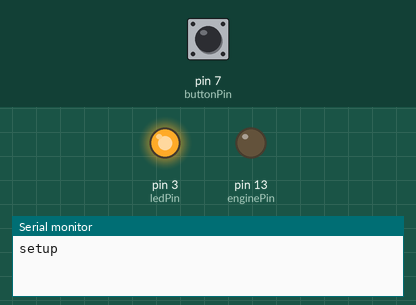
Bench run of a sketch on a simulated Arduino Uno, built with avr-gcc and run on an emulated ATmega328P. Parts: output pins drawn as LEDs (lit = HIGH), the last lines printed to the serial monitor. The inputs (shaded band) are chosen by the test bench; at power-on: pin 7 (buttonPin) LOW.

Above: at 1.2 s.
1.3 s: pin 7 (buttonPin) pulled HIGH for 0.15 s
At 1.9 s:
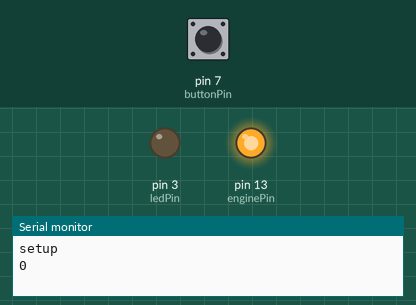
2.9 s: pin 7 (buttonPin) pulled HIGH for 1 s
At 4.3 s:
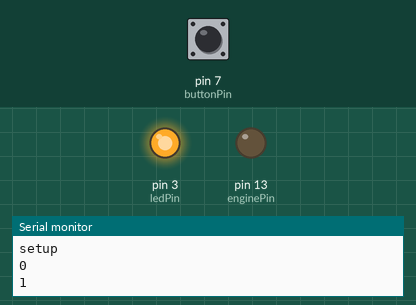
5.4 s: pin 7 (buttonPin) pulled HIGH for 3.2 s
At 6.2 s:
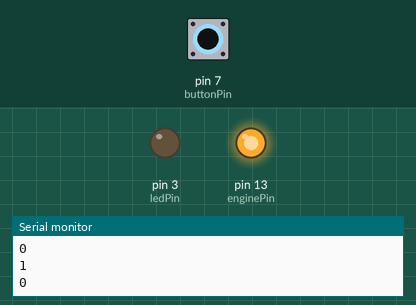
Timing chart, 0 to 8.4 s (numbered marks = the images above; inputs shaded):
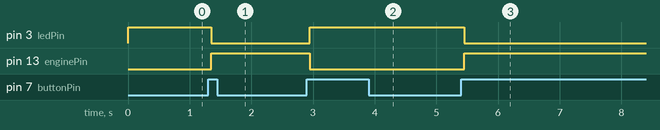

Measured:
- after the input at 1.3 s, pin 3 (ledPin): HIGH → LOW after 0.05 s; pin 13 (enginePin): LOW → HIGH after 0.05 s
- after the input at 2.9 s, pin 3 (ledPin): LOW → HIGH after 0.05 s; pin 13 (enginePin): HIGH → LOW after 0.05 s
- after the input at 5.4 s, pin 3 (ledPin): HIGH → LOW after 0.05 s; pin 13 (enginePin): LOW → HIGH after 0.05 s

The sketch:

car-controller.ino
```cpp
// definice konstant
const int buttonPin = 7;    // tlacitko
const int ledPin = 3;      // ovladani signalizacni led - stav rele
const int enginePin = 13;  // ovldadani rele

// the following variables are unsigned longs because the time, measured in
// milliseconds, will quickly become a bigger number than can be stored in an int.
unsigned long lastDebounceTime = 0;  // the last time the output pin was toggled
unsigned long debounceDelay = 50;    // the debounce time; increase if the output flickers

// promenne pro aktualni stav
int ledState = HIGH;         // the current state of the output pin
int buttonState;             // the current reading from the input pin
int lastButtonState = LOW;   // the previous reading from the input pin

// vychozi nastaveni arduino uno
void setup() {
  // nastaveni serioveho portu
  Serial.begin(9600);
  Serial.println("setup");

  // otevreni pinu v danem modu
  pinMode(buttonPin, INPUT);    // vstup - tlacitko pro start/konec pohonu
  pinMode(ledPin, OUTPUT);      // indikace stavu pohonu
  pinMode(enginePin, OUTPUT);   // ovladani pohonu

  // nastaveni pinu do pozadovaneho pocatecniho stavu
  digitalWrite(ledPin, ledState);
  digitalWrite(enginePin, ledState);
}


// nekonecna smycka probihajici na arduino uno
void loop() {
  // precti stav tlacitka
  int reading = digitalRead(buttonPin);

  // otestuj, zda nastala zmena stavu signalu z tlacitka
  // + ignoruj noise
  if (reading != lastButtonState) {
    // reset referncniho casu - https://www.arduino.cc/reference/en/language/functions/time/millis/
    lastDebounceTime = millis();
  }

  // pokud rozdil aktualniho cas je vetsi nez limit
  if ((millis() - lastDebounceTime) > debounceDelay) {
     // a nastala zmena stavu
    if (reading != buttonState) {
      // uloz stav tlacitka
      buttonState = reading;

      // zmen stav signalizacni led
      if (buttonState == HIGH) {
        ledState = !ledState;
        Serial.println(ledState);
      }
    }
  }

  // set the LED:
  digitalWrite(ledPin, ledState);
  digitalWrite(enginePin, !ledState);

  // save the reading. Next time through the loop, it'll be the lastButtonState:
  lastButtonState = reading;
}
```
